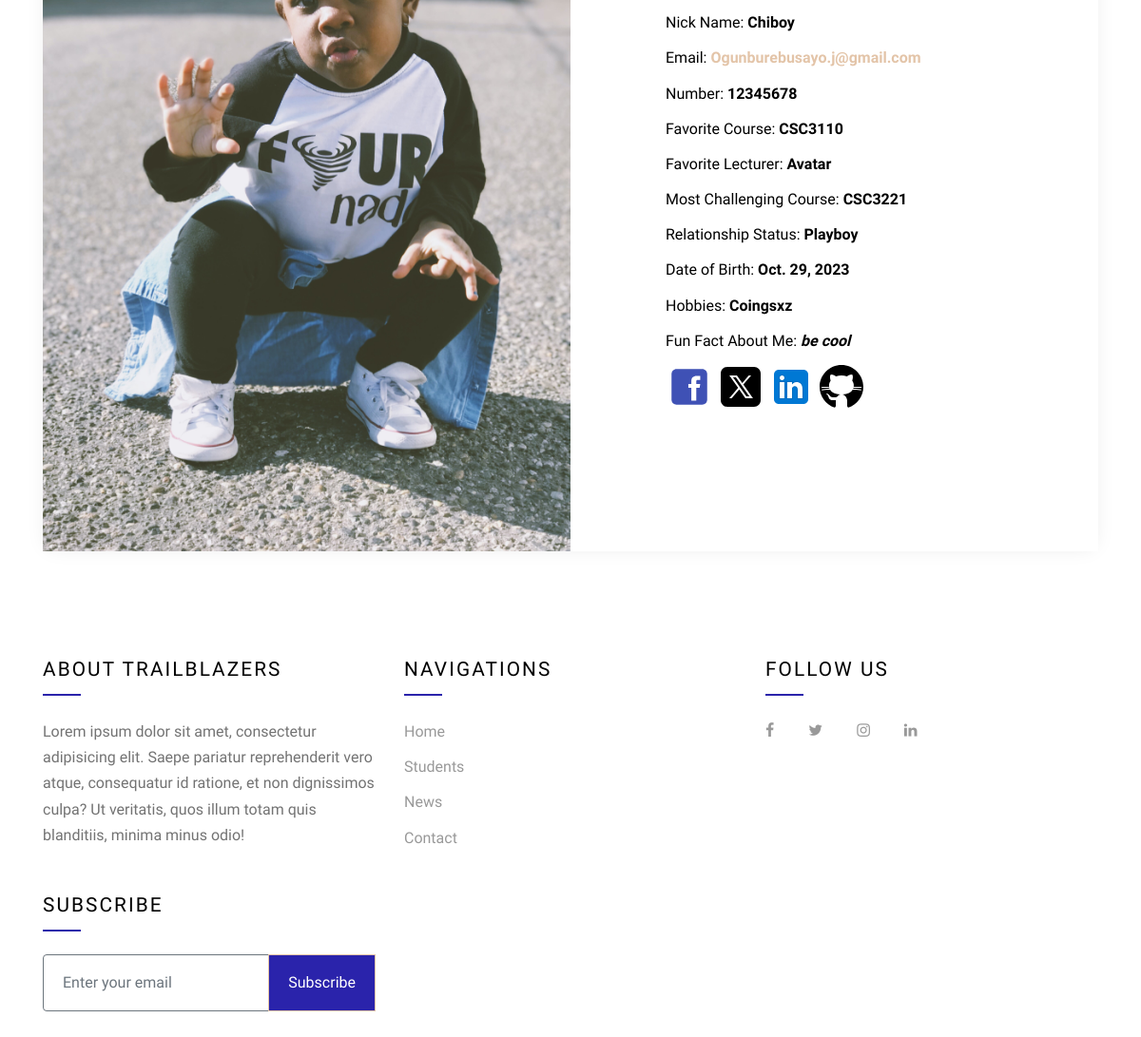
The app's page /student_details/hurray-again (lower part), older data.
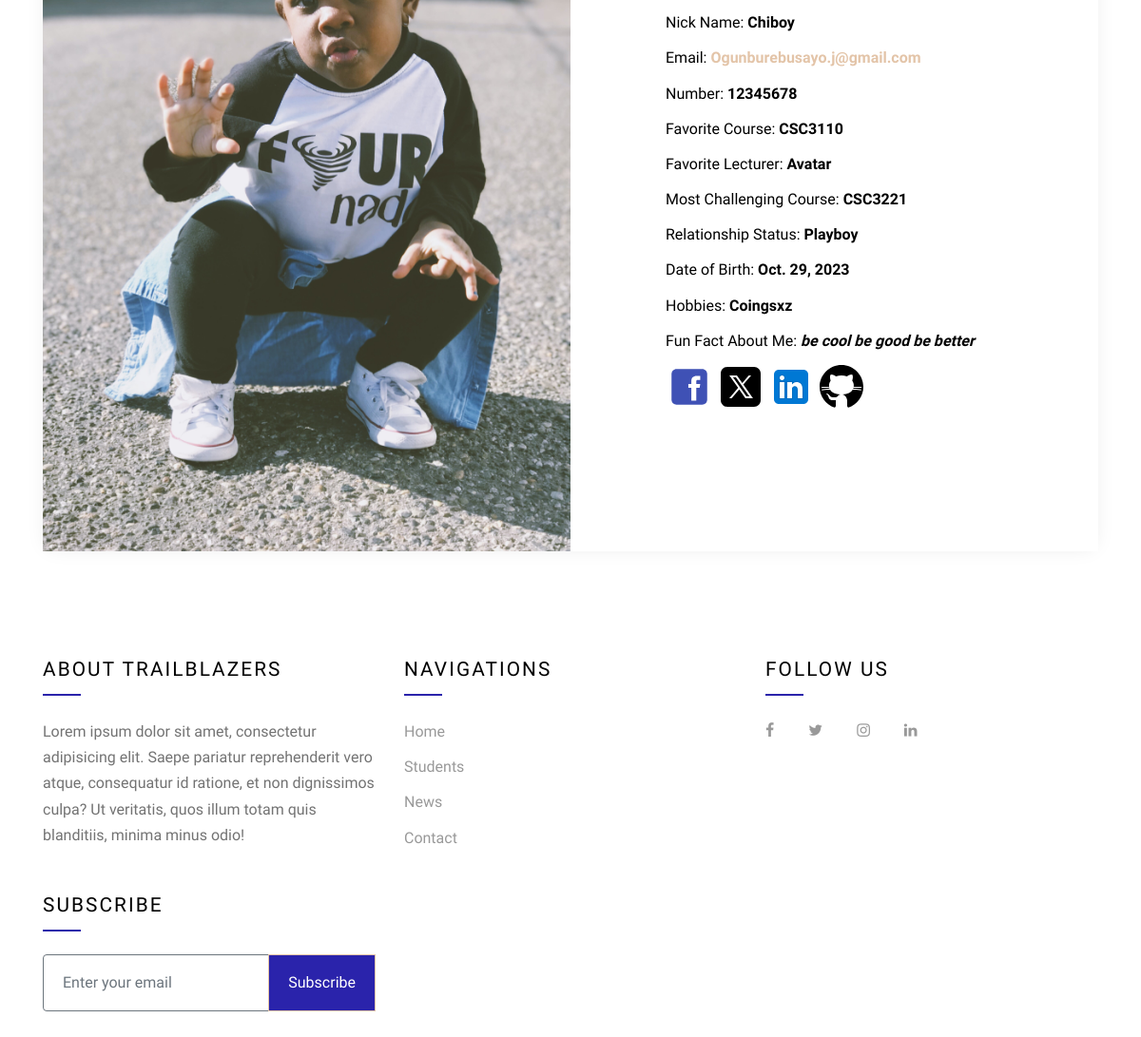
The same page, newer data.
### year_book/models.py (models this page shows, shortened)
class Year_Book(models.Model):
    student_first_name = models.CharField(max_length=200, blank=False)
    student_last_name = models.CharField(max_length=200, blank=False)
    student_nick_name = models.CharField(max_length=100, blank=False)
    student_image = models.FileField(blank=False, null=False, upload_to='student')
    email = models.EmailField(blank=False)
    phone_number = models.CharField(max_length=11, blank=False)
    favorite_course = models.CharField(max_length=100, blank=False)
    favorite_lecturer = models.CharField(max_length=100, blank=False)
    most_challenging_course = models.CharField(max_length=100, blank=False)
    relationship_status = models.CharField(max_length=100)
    date_of_birth = models.DateField(auto_now_add=True)
    hobbies = models.CharField(max_length=200)
    fun_fact_about_me = models.TextField()
    favorite_quote = models.TextField()
    resident_address = models.CharField(max_length=500)
    twitter_handle = models.URLField(max_length=200, blank=True)
    facebook_handle = models.URLField(max_length=200, blank=True)
    github = models.URLField(max_length=200, blank=True)
    linkedin = models.CharField(max_length=200, blank=True)
    slug = models.SlugField(max_length=250, unique=True)
    time_uploaded = models.DateTimeField('date uploaded', default=datetime.now())
    approve = models.BooleanField(default=False)
    class Meta():
        verbose_name_plural = 'Class Year Book'

### year_book/views.py (the view)
# urls.py: path('student_details/<slug:slug>', views.student_details, name='student_details'),
def student_details(request, slug):
    product = get_object_or_404(Year_Book, slug=slug)
    return render(request, 'client/student-details.html',{'product':product})

### templates/client/student-details.html (shortened to what this page needs)
{% extends 'client/base.html' %}
{% load static %}
{% block content %}
  <div class="container student-det">
      <div class="featured-property-half d-flex">
        <div class="image" style="background-image: url('{{product.student_image.url}}')"></div>
        <div class="text">
          <ul class="property-list-details mb-5">
            <li class="text-black">Nick Name: <strong class="text-black">{{ product.student_nick_name }}</strong></li>
            <li class="text-black">Email: <strong class="text-black"><a href="mailto::{{product.email}}">{{ product.email }}</a></strong></li>
            <li class="text-black">Number: <strong class="text-black">{{ product.phone_number }}</strong></li>
            <li class="text-black">Favorite Course: <strong class="text-black">{{ product.favorite_course }}</strong></li>
            <li class="text-black">Favorite Lecturer: <strong class="text-black">{{ product.favorite_lecturer }}</strong></li>
            <li class="text-black">Most Challenging Course: <strong class="text-black">{{ product.most_challenging_course }}</strong></li>
            <li class="text-black">Relationship Status: <strong class="text-black">{{ product.relationship_status }}</strong></li>
            <li class="text-black">Date of Birth: <strong class="text-black">{{ product.date_of_birth }}</strong></li>
            <li class="text-black">Hobbies: <strong class="text-black">{{ product.hobbies }}</strong></li>
            <li class="text-black">Fun Fact About Me: <strong class="text-black"><em>{{ product.fun_fact_about_me }}</em></strong></li>
            <a href="{{product.facebook_handle}}" target="_blank"></a>
              <a href="{{product.twitter_handle}}" target="_blank"></a>
                <a href="{{product.linkedin}}" target="_blank"></a>
                  <a href="{{product.github}}" target="_blank"> </a>
          </ul>
        </div>
      </div>
    </div>
{% endblock %}

Row changes from the older to the newer data that the page shows:
changed Year_Book "Chiboy": fun_fact_about_me "be cool" → "be cool be good be better"
